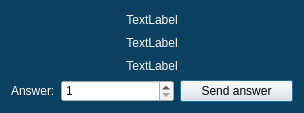
<?xml version="1.0" encoding="UTF-8"?>
<ui version="4.0">
 <class>CaptchaDialog</class>
 <widget class="QDialog" name="CaptchaDialog">
  <property name="geometry">
   <rect>
    <x>0</x>
    <y>0</y>
    <width>304</width>
    <height>113</height>
   </rect>
  </property>
  <property name="windowTitle">
   <string>Captcha</string>
  </property>
  <property name="styleSheet">
   <string notr="true">QDialog {
background-color: rgb(11, 64, 96);
}

QLabel {
	color: rgb(255, 255, 255);
}
</string>
  </property>
  <layout class="QVBoxLayout" name="verticalLayout">
   <item>
    <widget class="QLabel" name="textLabel">
     <property name="text">
      <string>TextLabel</string>
     </property>
     <property name="alignment">
      <set>Qt::AlignCenter</set>
     </property>
    </widget>
   </item>
   <item>
    <widget class="QLabel" name="dragIconsLabel">
     <property name="text">
      <string>TextLabel</string>
     </property>
     <property name="alignment">
      <set>Qt::AlignCenter</set>
     </property>
    </widget>
   </item>
   <item>
    <widget class="QLabel" name="dropTargetLabel">
     <property name="text">
      <string>TextLabel</string>
     </property>
     <property name="alignment">
      <set>Qt::AlignCenter</set>
     </property>
    </widget>
   </item>
   <item>
    <layout class="QFormLayout" name="formLayout">
     <item row="0" column="0">
      <widget class="QLabel" name="label">
       <property name="text">
        <string>Answer:</string>
       </property>
      </widget>
     </item>
     <item row="0" column="1">
      <layout class="QHBoxLayout" name="horizontalLayout">
       <item>
        <widget class="QSpinBox" name="answerSpinbox">
         <property name="minimum">
          <number>1</number>
         </property>
         <property name="maximum">
          <number>4</number>
         </property>
        </widget>
       </item>
       <item>
        <widget class="QPushButton" name="sendAnswerBton">
         <property name="text">
          <string>Send answer</string>
         </property>
        </widget>
       </item>
      </layout>
     </item>
    </layout>
   </item>
  </layout>
 </widget>
 <resources/>
 <connections/>
</ui>
